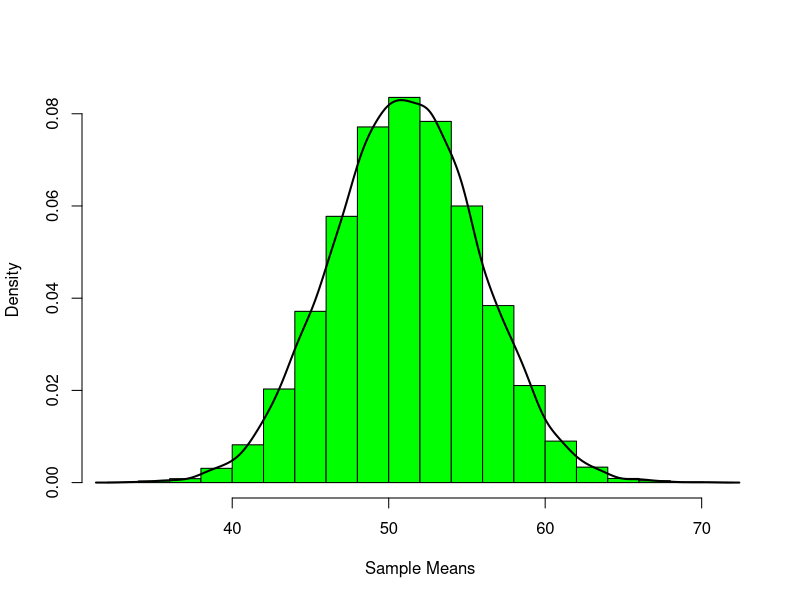

The R script that drew this image:
age<-sample(1:100,200,replace=T)


sample_means = rep(NA, 10000)
for(i in 1:10000){
  sample_means[i] = mean(sample(age,30))
}

hist(sample_means, main = "", xlab = "Sample Means", prob = T, col = "green")

lines(density(sample_means), col = "black", lwd = 2)


#x bar distribution is normally distributed mean 100 sd is 2 

pnorm(95,100,2,lower.tail=T)


pnorm(97.5,100,2,lower.tail=T)-pnorm(95,100,2,lower.tail=T)


pnorm(102.2,100,2,lower.tail=F)


pnorm(12,10.2,0.625,lower.tail=T)-pnorm(8,10.2,0.625,lower.tail=T)


1.2/sqrt(50)

pnorm(3.6,3,0.03464,lower.tail=T)
1.2/sqrt(50)
